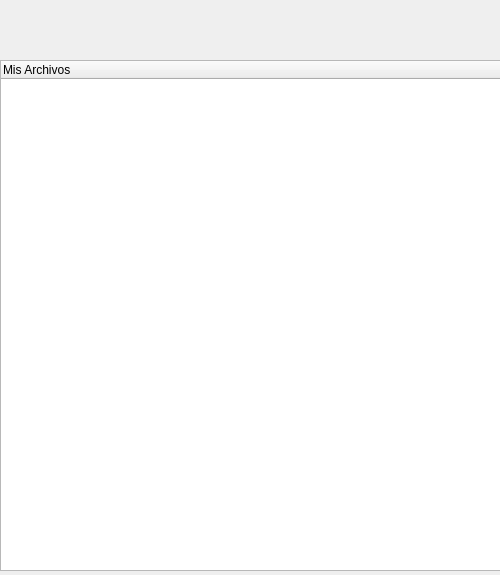
<?xml version="1.0" encoding="UTF-8"?>
<ui version="4.0">
 <class>Form</class>
 <widget class="QWidget" name="Form">
  <property name="geometry">
   <rect>
    <x>0</x>
    <y>0</y>
    <width>500</width>
    <height>575</height>
   </rect>
  </property>
  <property name="windowTitle">
   <string>MyTamBox</string>
  </property>
  <widget class="QTreeWidget" name="TREE">
   <property name="geometry">
    <rect>
     <x>0</x>
     <y>60</y>
     <width>501</width>
     <height>511</height>
    </rect>
   </property>
   <column>
    <property name="text">
     <string>Mis Archivos</string>
    </property>
   </column>
  </widget>
  <widget class="QLabel" name="logo">
   <property name="geometry">
    <rect>
     <x>10</x>
     <y>10</y>
     <width>43</width>
     <height>46</height>
    </rect>
   </property>
   <property name="text">
    <string/>
   </property>
  </widget>
  <widget class="QLabel" name="name">
   <property name="geometry">
    <rect>
     <x>80</x>
     <y>20</y>
     <width>321</width>
     <height>31</height>
    </rect>
   </property>
   <property name="font">
    <font>
     <pointsize>14</pointsize>
     <weight>75</weight>
     <bold>true</bold>
    </font>
   </property>
   <property name="text">
    <string/>
   </property>
  </widget>
 </widget>
 <resources/>
 <connections/>
</ui>
